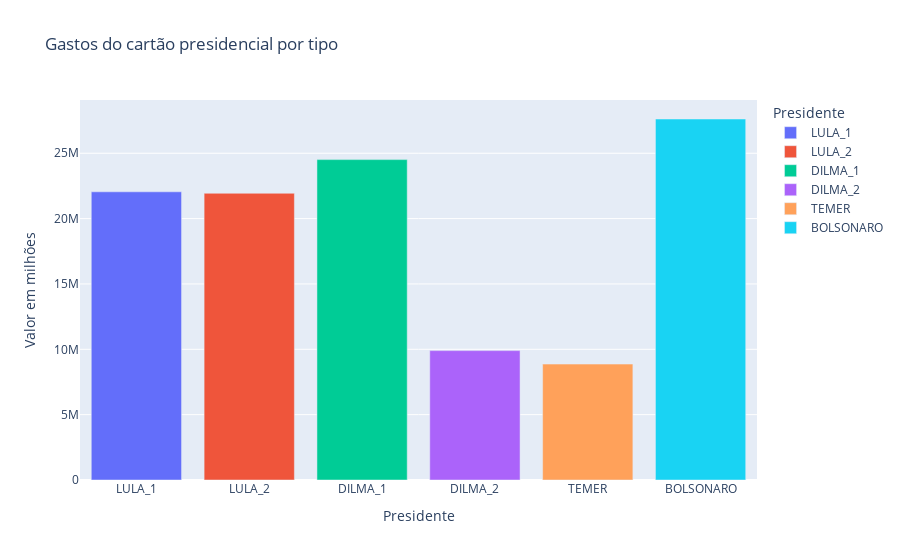

Notebook cell for this chart:
### Code cell
fig_acumulado = px.bar(gastos_acumulados, x='PRES', y='VALOR_NUM', color='PRES', title='Gastos do cartão presidencial por tipo',
labels={"VALOR_NUM": "Valor em milhões", 'PRES': "Presidente"})

fig_acumulado.show()

### Figure 1 — Plotly figure (JSON) as saved in the notebook; plotly's stock layout.template omitted (floating-point values rounded to 4 significant figures)
{"data": [{"alignmentgroup": "True", "hovertemplate": "Presidente=%{x}<br>Valor em milhões=%{y}<extra></extra>", "legendgroup": "LULA_1", "marker": {"color": "#636efa", "pattern": {"shape": ""}}, "name": "LULA_1", "offsetgroup": "LULA_1", "orientation": "v", "showlegend": true, "textposition": "auto", "type": "bar", "x": ["LULA_1"], "xaxis": "x", "y": [22050000.0], "yaxis": "y"}, {"alignmentgroup": "True", "hovertemplate": "Presidente=%{x}<br>Valor em milhões=%{y}<extra></extra>", "legendgroup": "LULA_2", "marker": {"color": "#EF553B", "pattern": {"shape": ""}}, "name": "LULA_2", "offsetgroup": "LULA_2", "orientation": "v", "showlegend": true, "textposition": "auto", "type": "bar", "x": ["LULA_2"], "xaxis": "x", "y": [21940000.0], "yaxis": "y"}, {"alignmentgroup": "True", "hovertemplate": "Presidente=%{x}<br>Valor em milhões=%{y}<extra></extra>", "legendgroup": "DILMA_1", "marker": {"color": "#00cc96", "pattern": {"shape": ""}}, "name": "DILMA_1", "offsetgroup": "DILMA_1", "orientation": "v", "showlegend": true, "textposition": "auto", "type": "bar", "x": ["DILMA_1"], "xaxis": "x", "y": [24510000.0], "yaxis": "y"}, {"alignmentgroup": "True", "hovertemplate": "Presidente=%{x}<br>Valor em milhões=%{y}<extra></extra>", "legendgroup": "DILMA_2", "marker": {"color": "#ab63fa", "pattern": {"shape": ""}}, "name": "DILMA_2", "offsetgroup": "DILMA_2", "orientation": "v", "showlegend": true, "textposition": "auto", "type": "bar", "x": ["DILMA_2"], "xaxis": "x", "y": [9899000.0], "yaxis": "y"}, {"alignmentgroup": "True", "hovertemplate": "Presidente=%{x}<br>Valor em milhões=%{y}<extra></extra>", "legendgroup": "TEMER", "marker": {"color": "#FFA15A", "pattern": {"shape": ""}}, "name": "TEMER", "offsetgroup": "TEMER", "orientation": "v", "showlegend": true, "textposition": "auto", "type": "bar", "x": ["TEMER"], "xaxis": "x", "y": [8870000.0], "yaxis": "y"}, {"alignmentgroup": "True", "hovertemplate": "Presidente=%{x}<br>Valor em milhões=%{y}<extra></extra>", "legendgroup": "BOLSONARO", "marker": {"color": "#19d3f3", "pattern": {"shape": ""}}, "name": "BOLSONARO", "offsetgroup": "BOLSONARO", "orientation": "v", "showlegend": true, "textposition": "auto", "type": "bar", "x": ["BOLSONARO"], "xaxis": "x", "y": [27620000.0], "yaxis": "y"}], "layout": {"barmode": "relative", "legend": {"title": {"text": "Presidente"}, "tracegroupgap": 0}, "title": {"text": "Gastos do cartão presidencial por tipo"}, "xaxis": {"anchor": "y", "categoryarray": ["LULA_1", "LULA_2", "DILMA_1", "DILMA_2", "TEMER", "BOLSONARO"], "categoryorder": "array", "domain": [0, 1], "title": {"text": "Presidente"}}, "yaxis": {"anchor": "x", "domain": [0, 1], "title": {"text": "Valor em milhões"}}}}
